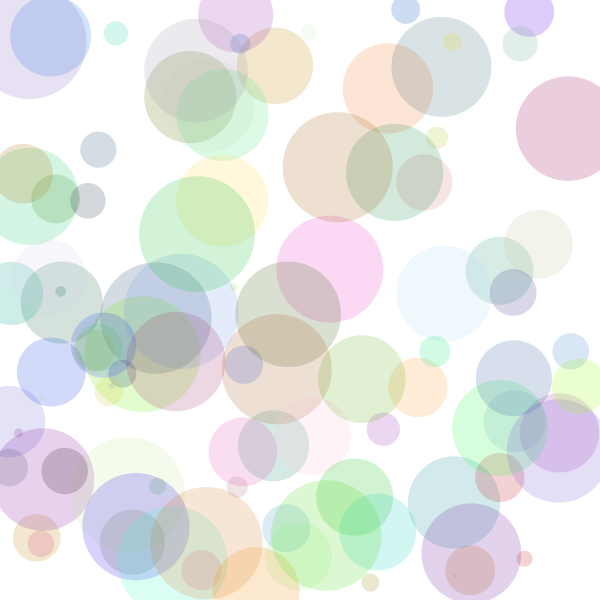
Frame 1 (no input)
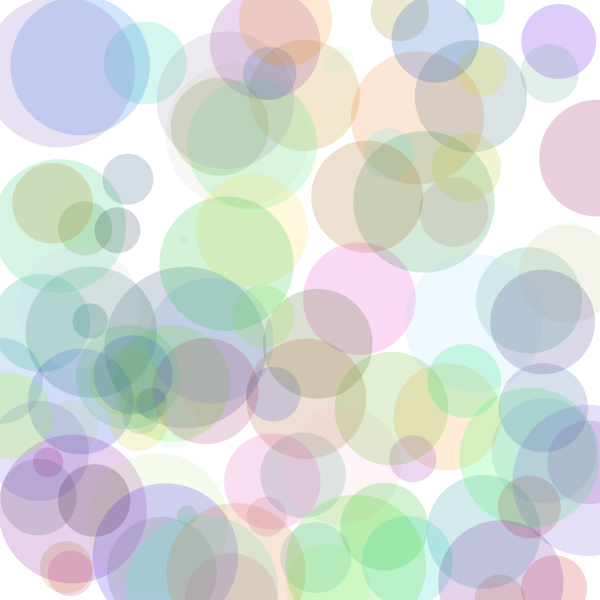
Frame 60 (the mouse pressed at the canvas centre just before this capture)
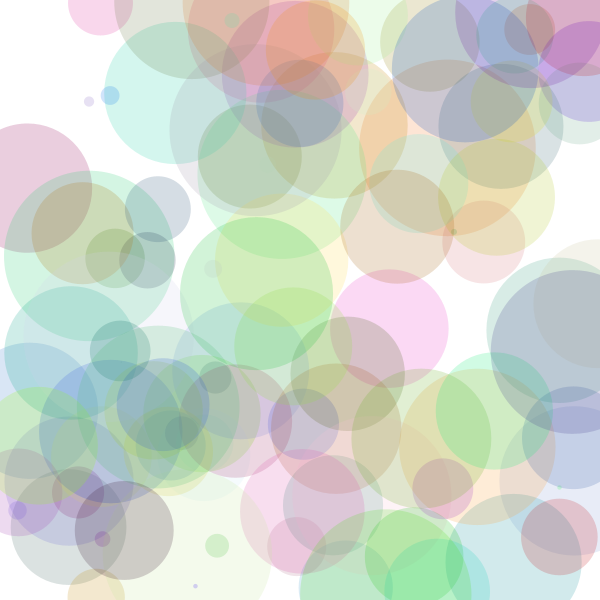
Frame 120 (the mouse held since frame 60 and released just before this capture)

The Processing sketch that drew these frames (run headless with seeded random() and noise(); from frame 60 on, the mouse is pressed at the canvas centre):

// Processing sketch: processing_77884
// ── processing_77884.pde

//Sun Kyung Park
//andrewID: sunkyunp
//Copyright Sun Kyung park 2012

final int MAX = 100;

float [] x;
float [] y;
float [] dia;
float [] dia2;
float [] dx;
float [] dy;
color [] col;

void setup () {
  size (600, 600);
  noStroke ();
  smooth ();
  background (255);

  x = new float [MAX];
  initializeFloatArray (x, 0, width);

  y = new float [MAX];
  initializeFloatArray (y, 0, height);

  dx = new float [MAX];
  initializeFloatArray (dx, 0.5, 0.2);

  dy = new float [MAX];
  initializeFloatArray (dy, 0.5, 0.2);

  dia = new float [MAX];
  initializeFloatArray (dia, 0, height*0.2);
  
  dia2 = new float [MAX];
  initializeFloatArray (dia2, 0, 1);

  col = new color [MAX];
  initializeColorArray();
}


void draw () {
  prepScreen ();
  drawEllipse ();
  growEllipse ();
  moveEllipse ();
}

void initializeFloatArray (float [] now, float low, float high) {
  for (int i = 0; i < now.length; i++) {
    now [i] = random (low, high);
  }
}

void initializeColorArray(){
  for (int i = 0; i < col.length; i++){
    col[i] = color(random (255), random (255), random (255), 50);
  }
}

void drawEllipse () {
  for (int i = 0; i < x.length; i++) {
    fill (col [i]);
    ellipse (x [i], y[i], dia[i], dia[i]);
  }
}

void growEllipse () {
  for (int i = 0; i < x.length; i++) {
    dia[i] += dia2[i]; 
    if (dia[i] > random (height*0.3, height*0.2)) {
      dia[i] = 0;
    }
  }
}

void moveEllipse () {
  for (int i = 0; i < dx.length; i++) {
    x[i] += dx[i];
    if (x[i] > width) {
      x[i] = 0;
    }
    y[i] += dy [i];

      if (y[i] > height ) {
        y[i] = 0;
      }
    }
  }

  void prepScreen () {
    fill (255);
    rect (0, 0, width, height);
  }
